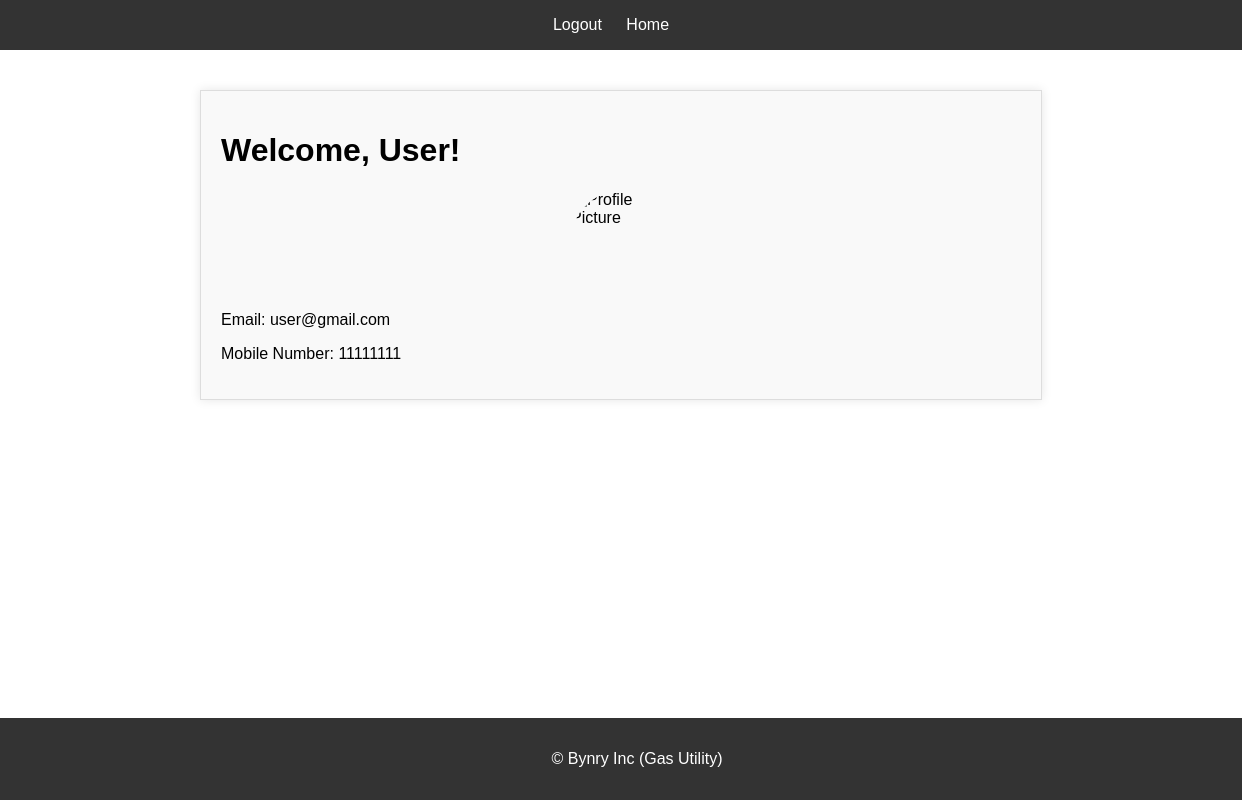
The app's page /services/profile/2/ (signed in) with its own data.
### services/models.py (models this page shows, shortened)
class Customer(models.Model):
    name = models.CharField(max_length=100)
    email = models.EmailField(unique=True)
    password = models.CharField(max_length=100)
    mobile_no = models.CharField(max_length=15)

### services/views.py (the view)
# urls.py: path('profile/<int:customer_id>/', views.profile, name='profile'),
def profile(request, customer_id):
    logged_in_customer_id = request.session.get('customer_id')
    if not logged_in_customer_id or logged_in_customer_id != customer_id:
        messages.error(request, "You are not eligible to access this information.")
        return redirect('home')
    customer = Customer.objects.get(id=customer_id)
    return render(request, 'profile.html', {'customer': customer})

### services/templates/profile.html (shortened to what this page needs)
<!DOCTYPE html>
<html>
<head>
</head>
<body>
    <nav>
        <ul>
          {% if request.session.customer_id %}
          <li><a href="/services/logout">Logout</a></li>
          {% else %}
        <li><a href="/services/login">Login</a></li>
        <li><a href="/services/create_customer">Register</a></li>
         {% endif %}
        <li><a href="/services/">Home</a></li>
     </ul>
      </nav>
  <div class="container">
   <h1>Welcome, {{ customer.name }}!</h1>
   <img src="https://cdn.pixabay.com/photo/2015/10/05/22/37/blank-profile-picture-973460_1280.png" alt="Profile Picture" class="profile-picture">
   <p>Email: {{ customer.email }}</p>
   <p>Mobile Number: {{ customer.mobile_no }}</p>
  </div>
  <footer>
    <p>&copy; Bynry Inc (Gas Utility)</p>
   </footer>
</body>
</html>

### services/templates/profile.html (style rules this page uses)
body { font-family: Arial, sans-serif; margin: 0; padding: 0; min-height: 100vh; position: relative; }
nav { background-color: #333; color: #fff; padding: 1em; text-align: center; }
nav ul { list-style: none; margin: 0; padding: 0; }
nav li { display: inline-block; margin-right: 20px; }
nav a { color: #fff; text-decoration: none; }
.container { max-width: 800px; margin: 40px auto; padding: 20px; background-color: #f9f9f9; border: 1px solid #ddd; box-shadow: 0 0 10px rgba(0, 0, 0, 0.1); }
.profile-picture { width: 100px; height: 100px; border-radius: 50%; margin: 20px auto; display: block; }
footer { background-color: #333; color: #fff; padding: 1em; text-align: center; position: absolute; bottom: 0; width: 100%; }

### records on screen
Customer: name "User", email "user@gmail.com", mobile_no "11111111"
